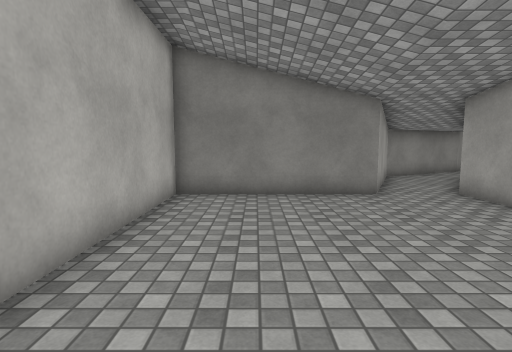
[1] (above)

16 first-person views from a walk through a Unity game level. The camera is 1.4 m above the floor, tilts 6° down and sees 80° across. The floor is counted in squares, 0.95 m on a side. Each view is taken from the middle of a square. On the plan, view 1 faces up. The plan holds only what a view shows up to about 15 squares ahead; the rest is blank. The place goes on beyond the plan. The player is left out. Surface patterns are stand-ins for the level's own textures.

[2]
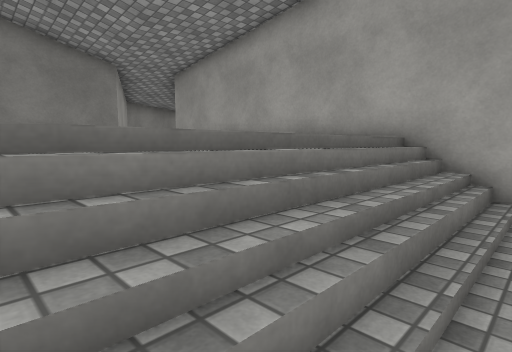

[3]
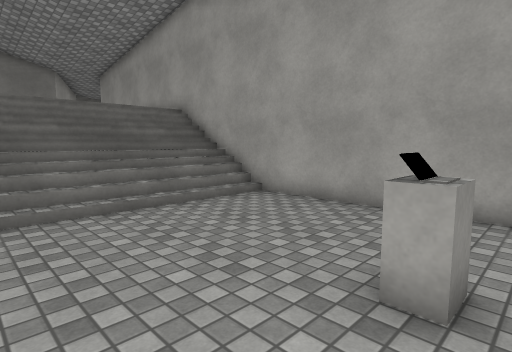

[4]
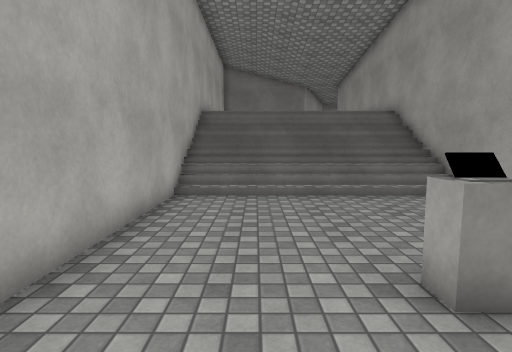

[5]
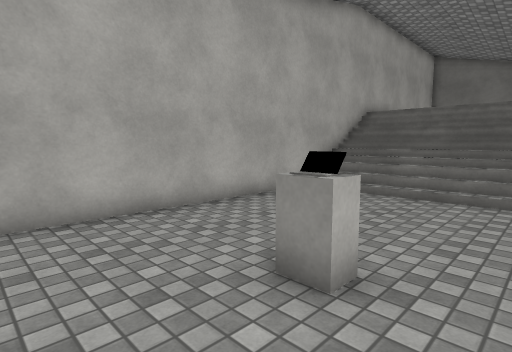

[6]
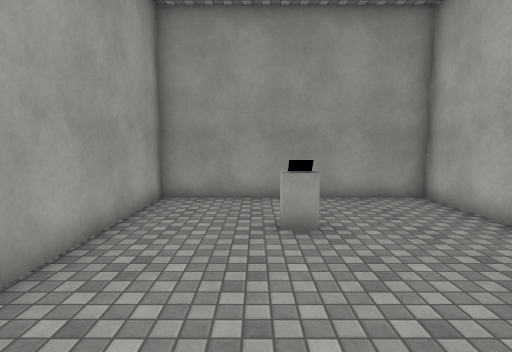

[7]
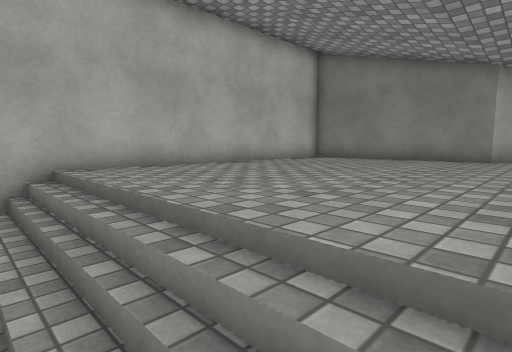

[8]
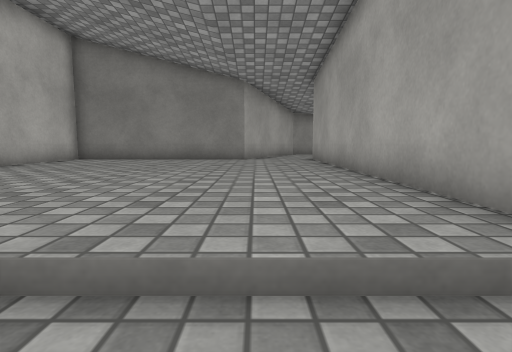

[9]
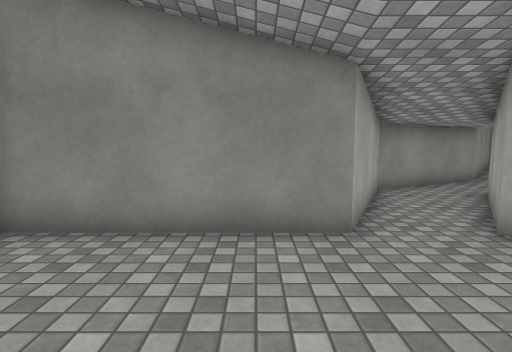

[10]
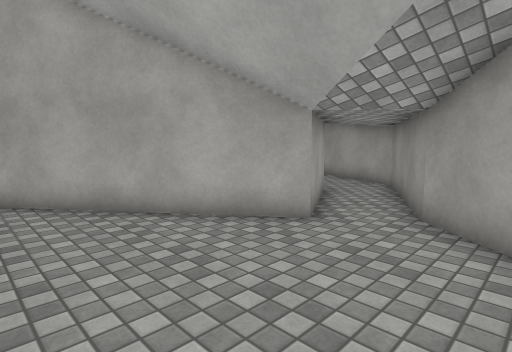

[11]
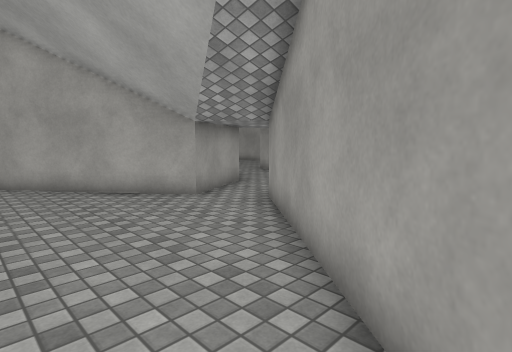

[12]
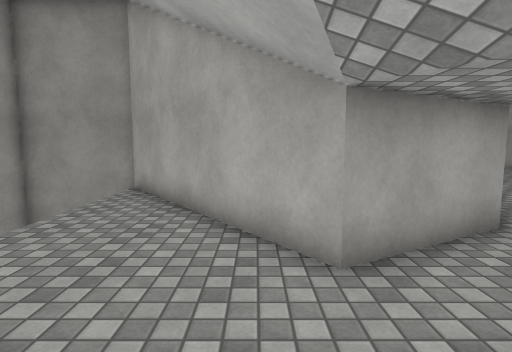

[13]
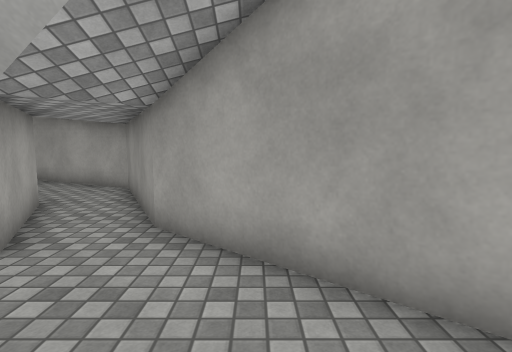

[14]
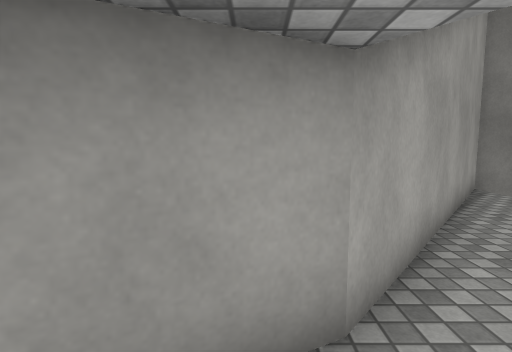

[15]
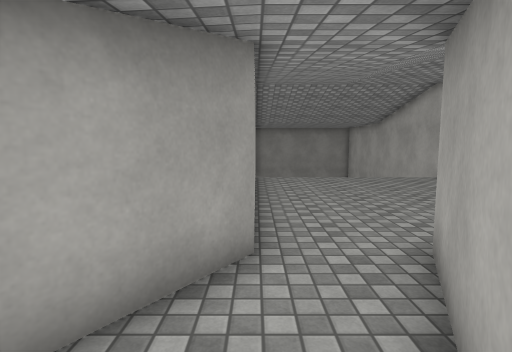

[16]
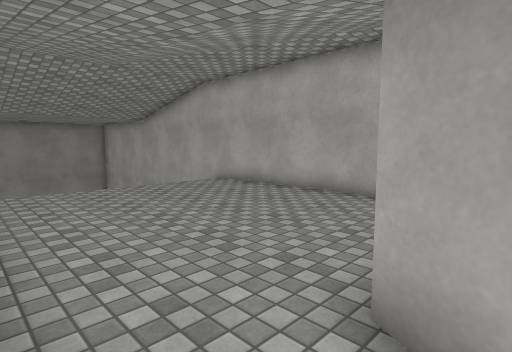

### Floor plan
Key: @ floor where view 1 was taken; # wall or solid block; . main floor; - floor 2.75 m lower than the main floor; / step, stairs or slope; v drop or lower ground; O other object.
Columns run from 3 left of view 1 to 20 right of it. Each row starts with its distance up from view 1.
 24                    ##v
 23                   ##.
 22                   #..
 21                  ##.
 20                 ##...
 19                ##....
 18               ##.....
 17              ##......
 16            ###.......
 15          ###.........
 14         ##....##....v
 13         #...#####...v
 12        ##..##   ##..v
 11        #...#     #..v
 10       ##..##     ##.v
  9 #######..##       ##v
  8 #........#         #vvvv
  7 #........#          #
  6 #........#
  5 #........#
  4 #........#
  3 #........#
  2 #........#
  1 #........#
  0 #..@.....#
 -1 #////////#
 -2 #////////#
 -3 #////////#
 -4 #////////#
 -5 #////////#
 -6 #--------#
 -7 #--------#
 -8 #--------#
 -9 #--------#
-10 #--------#
-11 #----O---#
-12 #--------#
-13 #--------#
-14 #--------#
-15 ##########

Where each view was taken, in squares from view 1:
view 1: 0 up, 0 right, facing up
view 2: 3 down, 1 left, facing up-right
view 3: 12 down, 1 left, facing up-right
view 4: 14 down, 0 right, facing up
view 5: 14 down, 4 right, facing up-left
view 6: 5 down, 3 right, facing down
view 7: 2 down, 5 right, facing up-left
view 8: 2 down, 4 right, facing up
view 9: 4 up, 2 right, facing up
view 10: 18 up, 17 right, facing down-left
view 11: 22 up, 17 right, facing down-left
view 12: 18 up, 13 right, facing down
view 13: 18 up, 16 right, facing left
view 14: 14 up, 10 right, facing up
view 15: 13 up, 6 right, facing down
view 16: 10 up, 6 right, facing down-left
